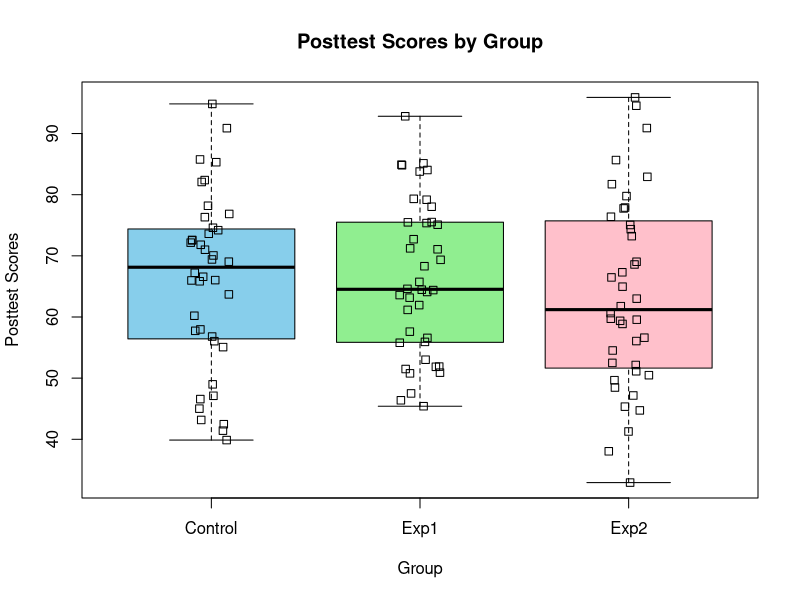
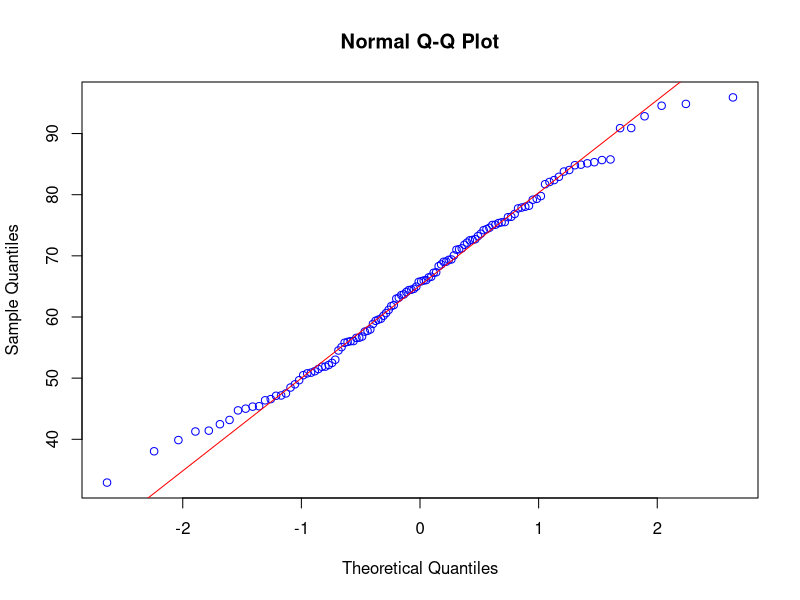
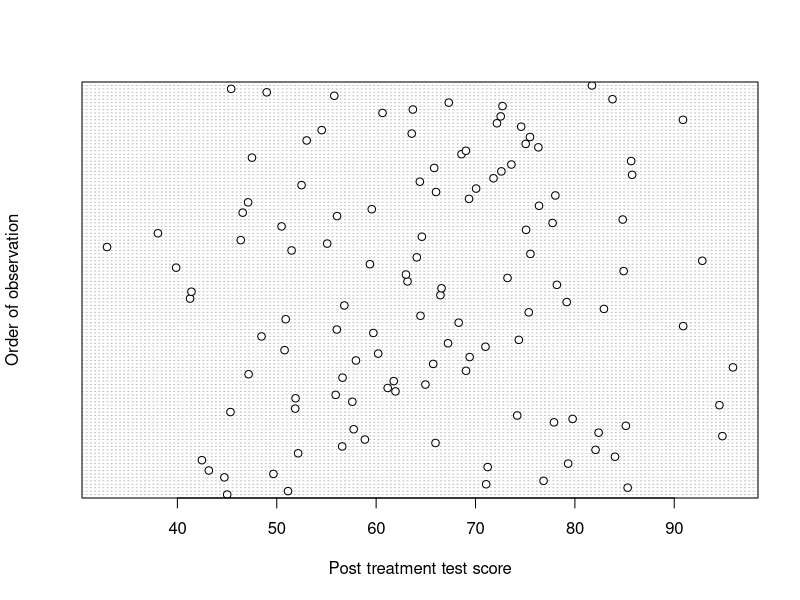

Generate these figures, in order, with R:
## ---- chunk 1

multitask <- read.csv("multitask_performance.csv")
nrow(multitask) # check number of rows
head(multitask) # check first 5 rows 
tail(multitask) # check last 5 rows 

summary(multitask)

## ---- chunk 2

multitask$Group <- as.factor(multitask$Group)
summary(multitask)
## ---- chunk 3

boxplot(Posttest ~ Group, data = multitask, col = c("skyblue", "lightgreen", "pink"), 
        main = "Posttest Scores by Group", 
        xlab = "Group", 
        ylab = "Posttest Scores")

stripchart(Posttest~Group, data = multitask, vertical = TRUE, add = TRUE, method = "jitter")

## ---- chunk 4
sort(tapply(multitask$Posttest,multitask$Group,IQR))
## ---- chunk 5
sort(tapply(multitask$Posttest,multitask$Group,sd))
## ---- chunk 6

qqnorm(multitask$Posttest, pty = 4, col ="blue")
qqline(multitask$Posttest, col = "red")

## ---- chunk 7
dotchart(multitask$Posttest, ylab = "Order of observation", xlab ="Post treatment test score")
